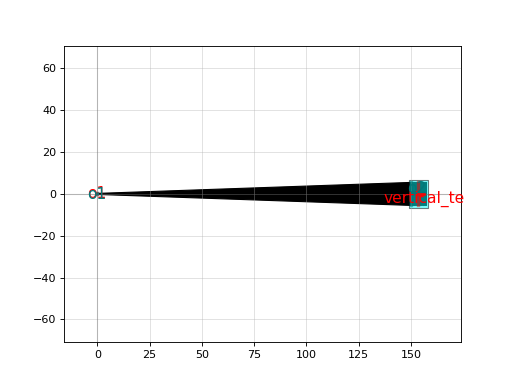

Source code (Python):
import gdsfactory as gf

c = gf.components.grating_coupler_rectangular_arbitrary(gaps=(0.2, 0.2, 0.2, 0.2, 0.2, 0.2, 0.2, 0.2, 0.2, 0.2), widths=(0.5, 0.5, 0.5, 0.5, 0.5, 0.5, 0.5, 0.5, 0.5, 0.5), width_grating=11.0, length_taper=150.0, polarization='te', wavelength=1.55, layer_slab='SLAB150', slab_xmin=-1.0, slab_offset=1.0, fiber_marker_layer='TE', cross_section='strip')
c.plot()
